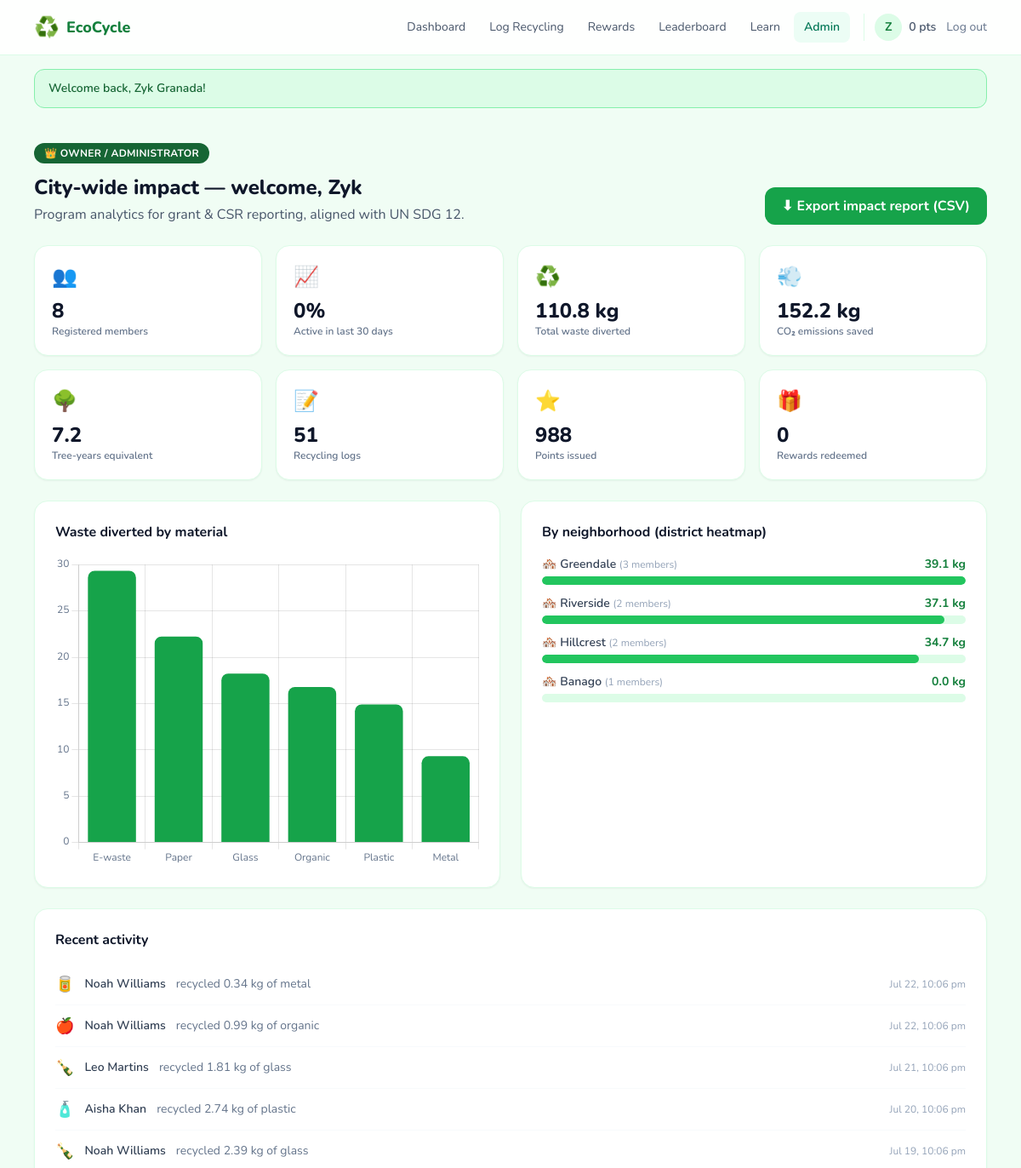
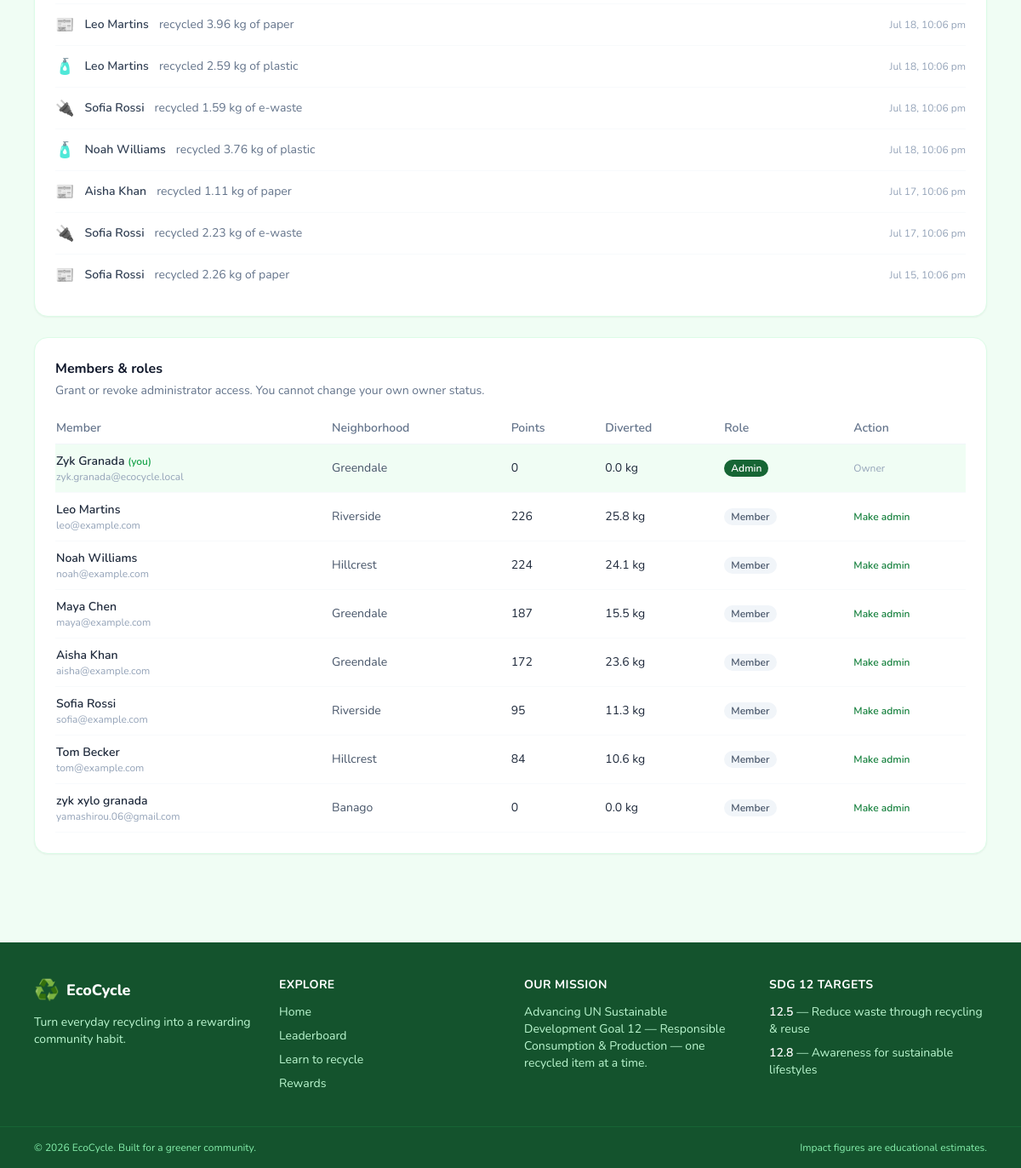
The app's page /admin.php (signed in) with its own data (2 pictures, top to bottom).
### tables this page shows
CREATE TABLE `users` (
  `id` int(11) NOT NULL,
  `name` varchar(120) NOT NULL,
  `email` varchar(190) NOT NULL,
  `password_hash` varchar(255) NOT NULL,
  `neighborhood` varchar(120) NOT NULL DEFAULT 'Greendale',
  `points_balance` int(11) NOT NULL DEFAULT 0,
  `total_points` int(11) NOT NULL DEFAULT 0,
  `streak_count` int(11) NOT NULL DEFAULT 0,
  `last_log_date` date DEFAULT NULL,
  `is_admin` tinyint(1) NOT NULL DEFAULT 0,
  `created_at` datetime NOT NULL DEFAULT current_timestamp()
);

CREATE TABLE `recycling_logs` (
  `id` int(11) NOT NULL,
  `user_id` int(11) NOT NULL,
  `material_type` varchar(30) NOT NULL,
  `quantity` int(11) NOT NULL DEFAULT 1,
  `weight_kg` decimal(8,2) NOT NULL DEFAULT 0.00,
  `points_awarded` int(11) NOT NULL DEFAULT 0,
  `co2_saved_kg` decimal(8,2) NOT NULL DEFAULT 0.00,
  `verification_status` enum('verified','pending') NOT NULL DEFAULT 'verified',
  `note` varchar(255) DEFAULT NULL,
  `created_at` datetime NOT NULL DEFAULT current_timestamp()
);

### admin.php (the view, shortened to what the rows shown need)
<?php
require_once __DIR__ . '/includes/functions.php';
requireAdmin();
$admin = currentUser();
$pdo   = db();
$catalogue = materials();
$byMaterial = $pdo->query(
    'SELECT material_type,
            COUNT(*) AS logs,
            COALESCE(SUM(weight_kg),0) AS kg,
            COALESCE(SUM(co2_saved_kg),0) AS co2
       FROM recycling_logs
      GROUP BY material_type
      ORDER BY kg DESC'
)->fetchAll();
$recent = $pdo->query(
    'SELECT l.*, u.name
       FROM recycling_logs l
       JOIN users u ON u.id = l.user_id
      ORDER BY l.created_at DESC
      LIMIT 12'
)->fetchAll();
$members = $pdo->query(
    'SELECT u.id, u.name, u.email, u.neighborhood, u.total_points, u.is_admin,
            COALESCE(SUM(l.weight_kg),0) AS kg
       FROM users u
       LEFT JOIN recycling_logs l ON l.user_id = u.id
      GROUP BY u.id
      ORDER BY u.is_admin DESC, u.total_points DESC'
)->fetchAll();
$matLabels = array_map(fn ($r) => $catalogue[$r['material_type']]['label'] ?? $r['material_type'], $byMaterial);
$matKg     = array_map(fn ($r) => round((float) $r['kg'], 2), $byMaterial);
require __DIR__ . '/includes/header.php';
?>
<section class="max-w-6xl mx-auto px-4 py-10">
    <div class="flex flex-wrap items-end justify-between gap-4">
        <div>
            <span class="inline-flex items-center gap-2 bg-eco-800 text-white text-xs font-bold px-3 py-1 rounded-full uppercase tracking-wide">👑 Owner / Administrator</span>
            <h1 class="mt-3 text-2xl font-extrabold text-slate-900">City-wide impact — welcome, <?= e(explode(' ', $admin['name'])[0]) ?></h1>
            <p class="mt-1 text-slate-600">Program analytics for grant &amp; CSR reporting, aligned with UN SDG 12.</p>
        </div>
    </div>
    <div class="mt-6 grid gap-6 lg:grid-cols-2">
        <div class="bg-white rounded-2xl shadow-sm border border-eco-100 p-6">
            <h2 class="font-bold text-slate-900">Waste diverted by material</h2>
        </div>
        <div class="bg-white rounded-2xl shadow-sm border border-eco-100 p-6">
            <h2 class="font-bold text-slate-900">By neighborhood (district heatmap)</h2>
        </div>
    </div>
    <div class="mt-6 bg-white rounded-2xl shadow-sm border border-eco-100 p-6">
        <h2 class="font-bold text-slate-900">Recent activity</h2>
        <?php if (!$recent): ?>
            <p class="mt-3 text-sm text-slate-500">No activity yet.</p>
        <?php else: ?>
            <ul class="mt-4 divide-y divide-slate-50">
                <?php foreach ($recent as $r): $m = $catalogue[$r['material_type']] ?? ['icon' => '♻️', 'label' => $r['material_type']]; ?>
                    <li class="flex items-center gap-3 py-2.5 text-sm">
                        <span class="text-lg" aria-hidden="true"><?= $m['icon'] ?></span>
                        <span class="font-semibold text-slate-700"><?= e($r['name']) ?></span>
                        <span class="text-slate-500">recycled <?= num($r['weight_kg'], 2) ?> kg of <?= e(strtolower($m['label'])) ?></span>
                        <span class="ml-auto text-xs text-slate-400"><?= e(date('M j, g:i a', strtotime($r['created_at']))) ?></span>
                    </li>
                <?php endforeach; ?>
            </ul>
        <?php endif; ?>
    </div>
    <div class="mt-6 bg-white rounded-2xl shadow-sm border border-eco-100 p-6">
        <h2 class="font-bold text-slate-900">Members &amp; roles</h2>
        <div class="mt-4 overflow-x-auto">
            <table class="w-full text-sm">
                <thead>
                    <tr class="text-left text-slate-500 border-b border-slate-100">
                        <th class="py-2 pr-4 font-semibold">Member</th>
                        <th class="py-2 pr-4 font-semibold">Neighborhood</th>
                        <th class="py-2 pr-4 font-semibold">Points</th>
                        <th class="py-2 pr-4 font-semibold">Diverted</th>
                        <th class="py-2 pr-4 font-semibold">Role</th>
                        <th class="py-2 font-semibold">Action</th>
                    </tr>
                </thead>
                <tbody>
                    <?php foreach ($members as $m):
                        $isMe = (int) $m['id'] === (int) $admin['id'];
                        $isMemberAdmin = (int) $m['is_admin'] === 1; ?>
                        <tr class="border-b border-slate-50 <?= $isMe ? 'bg-eco-50' : '' ?>">
                            <td class="py-2.5 pr-4">
                                <div class="font-semibold text-slate-800"><?= e($m['name']) ?><?php if ($isMe): ?> <span class="text-xs text-eco-600">(you)</span><?php endif; ?></div>
                                <div class="text-xs text-slate-400"><?= e($m['email']) ?></div>
                            </td>
                            <td class="py-2.5 pr-4 text-slate-600"><?= e($m['neighborhood']) ?></td>
                            <td class="py-2.5 pr-4"><?= num($m['total_points']) ?></td>
                            <td class="py-2.5 pr-4"><?= num($m['kg'], 1) ?> kg</td>
                            <td class="py-2.5 pr-4">
                                <?php if ($isMemberAdmin): ?>
                                    <span class="inline-block px-2 py-0.5 rounded-full text-xs font-semibold bg-eco-800 text-white">Admin</span>
                                <?php else: ?>
                                    <span class="inline-block px-2 py-0.5 rounded-full text-xs font-semibold bg-slate-100 text-slate-600">Member</span>
                                <?php endif; ?>
                            </td>
                            <td class="py-2.5">
                                <?php if ($isMe): ?>
                                    <span class="text-xs text-slate-400">Owner</span>
                                <?php else: ?>
                                    <form method="post">
                                        <button type="submit" class="text-xs font-semibold <?= $isMemberAdmin ? 'text-red-600 hover:underline' : 'text-eco-700 hover:underline' ?>">
                                            <?= $isMemberAdmin ? 'Revoke admin' : 'Make admin' ?>
                                        </button>
                                    </form>
                                <?php endif; ?>
                            </td>
                        </tr>
                    <?php endforeach; ?>
                </tbody>
            </table>
        </div>
    </div>
</section>
<?php if ($byMaterial): ?>
<script>
    (function () {
        Chart.defaults.font.family = 'Nunito, sans-serif';
        Chart.defaults.color = '#64748b';
        new Chart(document.getElementById('matChart'), {
            type: 'bar',
            data: {
                labels: <?= json_encode($matLabels) ?>,
                datasets: [{
                    label: 'kg diverted',
                    data: <?= json_encode($matKg) ?>,
                    backgroundColor: '#16a34a',
                    borderRadius: 8
                }]
            },
            options: {
                responsive: true,
                plugins: { legend: { display: false } },
                scales: { y: { beginAtZero: true } }
            }
        });
    })();
</script>
<?php endif; ?>
<?php require __DIR__ . '/includes/footer.php'; ?>

### includes/header.php (shortened to what the rows shown need)
<?php
require_once __DIR__ . '/functions.php';
$user   = currentUser();
$active = basename($_SERVER['PHP_SELF']);
function navLink(string $href, string $label, string $active): string
{
    $isActive = $active === $href;
    $classes  = $isActive
        ? 'text-emerald-700 bg-emerald-50 font-semibold'
        : 'text-slate-600 hover:text-emerald-700 hover:bg-emerald-50';
    return '<a href="' . $href . '" class="px-3 py-2 rounded-lg text-sm transition ' . $classes . '">' . e($label) . '</a>';
}
?>
<!DOCTYPE html>
<html lang="en" class="scroll-smooth">
<head>
    <script src="https://cdn.tailwindcss.com"></script>
    <link rel="stylesheet" href="assets/css/style.css">
</head>
<body class="min-h-screen bg-eco-50 text-slate-800 font-sans antialiased flex flex-col">
<header class="sticky top-0 z-40 bg-white/90 backdrop-blur border-b border-eco-100">
    <nav class="max-w-6xl mx-auto px-4 h-16 flex items-center justify-between" aria-label="Main navigation">
        <div id="navMenu" class="hidden md:flex items-center gap-1 absolute md:static top-16 left-0 right-0 bg-white md:bg-transparent border-b md:border-0 border-eco-100 px-4 md:px-0 py-3 md:py-0 flex-col md:flex-row shadow md:shadow-none">
            <?php if ($user): ?>
                <?= navLink('dashboard.php', 'Dashboard', $active) ?>
                <?= navLink('log.php', 'Log Recycling', $active) ?>
                <?= navLink('rewards.php', 'Rewards', $active) ?>
                <?= navLink('leaderboard.php', 'Leaderboard', $active) ?>
                <?= navLink('learn.php', 'Learn', $active) ?>
                <?php if (isAdmin()): ?>
                    <?= navLink('admin.php', 'Admin', $active) ?>
                <?php endif; ?>
                <div class="flex items-center gap-3 md:ml-3 mt-2 md:mt-0 md:pl-3 md:border-l border-eco-100">
                    <a href="profile.php" class="flex items-center gap-2 text-sm text-slate-600 hover:text-eco-700">
                        <span class="w-8 h-8 rounded-full bg-eco-100 text-eco-700 grid place-items-center font-bold" aria-hidden="true"><?= e(strtoupper(substr($user['name'], 0, 1))) ?></span>
                        <span class="font-semibold"><?= num($user['points_balance']) ?> pts</span>
                    </a>
                    <a href="logout.php" class="text-sm text-slate-500 hover:text-red-600">Log out</a>
                </div>
            <?php endif; ?>
        </div>
    </nav>
</header>
<main id="main" class="flex-1 w-full">

### records on screen
users: name "Z", points_balance "0", name "Zyk", name "Zyk Granada", shows "(you)", email "zyk.granada@ecocycle.local", neighborhood "Greendale", total_points "0", kg "0.0", is_admin "Admin", shows "Owner"
recycling_logs: material_type "🥫", user.name "Noah Williams", weight_kg "0.34", material_type "metal", created_at "Jul 22, 10:06 pm"
recycling_logs: material_type "🍎", user.name "Noah Williams", weight_kg "0.99", material_type "organic", created_at "Jul 22, 10:06 pm"
recycling_logs: material_type "🍾", user.name "Leo Martins", weight_kg "1.81", material_type "glass", created_at "Jul 21, 10:06 pm"
recycling_logs: material_type "🧴", user.name "Aisha Khan", weight_kg "2.74", material_type "plastic", created_at "Jul 20, 10:06 pm"
recycling_logs: material_type "🍾", user.name "Noah Williams", weight_kg "2.39", material_type "glass", created_at "Jul 19, 10:06 pm"
recycling_logs: material_type "📰", user.name "Leo Martins", weight_kg "3.96", material_type "paper", created_at "Jul 18, 10:06 pm"
recycling_logs: material_type "🧴", user.name "Leo Martins", weight_kg "2.59", material_type "plastic", created_at "Jul 18, 10:06 pm"
recycling_logs: material_type "🔌", user.name "Sofia Rossi", weight_kg "1.59", material_type "e-waste", created_at "Jul 18, 10:06 pm"
recycling_logs: material_type "🧴", user.name "Noah Williams", weight_kg "3.76", material_type "plastic", created_at "Jul 18, 10:06 pm"
recycling_logs: material_type "📰", user.name "Aisha Khan", weight_kg "1.11", material_type "paper", created_at "Jul 17, 10:06 pm"
recycling_logs: material_type "🔌", user.name "Sofia Rossi", weight_kg "2.23", material_type "e-waste", created_at "Jul 17, 10:06 pm"
recycling_logs: material_type "📰", user.name "Sofia Rossi", weight_kg "2.26", material_type "paper", created_at "Jul 15, 10:06 pm"
users: name "Leo Martins", email "leo@example.com", neighborhood "Riverside", total_points "226", kg "25.8", is_admin "Member"
users: name "Noah Williams", email "noah@example.com", neighborhood "Hillcrest", total_points "224", kg "24.1", is_admin "Member"
users: name "Maya Chen", email "maya@example.com", neighborhood "Greendale", total_points "187", kg "15.5", is_admin "Member"
users: name "Aisha Khan", email "aisha@example.com", neighborhood "Greendale", total_points "172", kg "23.6", is_admin "Member"
users: name "Sofia Rossi", email "sofia@example.com", neighborhood "Riverside", total_points "95", kg "11.3", is_admin "Member"
users: name "Tom Becker", email "tom@example.com", neighborhood "Hillcrest", total_points "84", kg "10.6", is_admin "Member"
users: name "zyk xylo granada", email "yamashirou.06@gmail.com", neighborhood "Banago", total_points "0", kg "0.0", is_admin "Member"

### other values on screen
APP_NAME "EcoCycle"
$label "Dashboard Log Recycling Rewards Leaderboard Learn Admin"
$flash['message'] "Welcome back, Zyk Granada!"
$icon "👥"
$value "8"
$label "Registered members"
$icon "📈"
$value "0%"
$label "Active in last 30 days"
$icon "♻️"
$value "110.8 kg"
$label "Total waste diverted"
$icon "💨"
$value "152.2 kg"
$label "CO₂ emissions saved"
